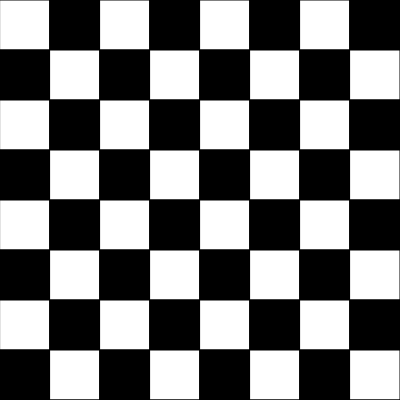
Frame 1 (no input)
Frame 60 (no input): identical to frame 1, image omitted
Frame 120 (the mouse pressed at the canvas centre since frame 60): identical to frame 1, image omitted

The p5.js sketch that drew this single still picture (run headless with seeded random() and noise() and a simulated clock; from frame 60 on, the mouse is pressed at the canvas centre):

// p5.js sketch
// ── sketch.js
function setup() {
  createCanvas(400, 400);
}

function draw() {
  background(220);

  let numRect = 8;

  for(y = 0; y < numRect; y ++) {
    for(x = 0; x < numRect; x ++) {
      if(y % 2 == 0) {
        fill(255)
      } else {fill(0)}
  
      rect(y * width / numRect, x * 2 * (height / numRect), width / numRect, height / numRect);
  
      if(y % 2 == 0) {
        fill(0)
      } else {fill(255)}
      
      rect(y * width / numRect, height / numRect + x * 2 * (height / numRect), width / numRect, height / numRect);
    }
  }
}
